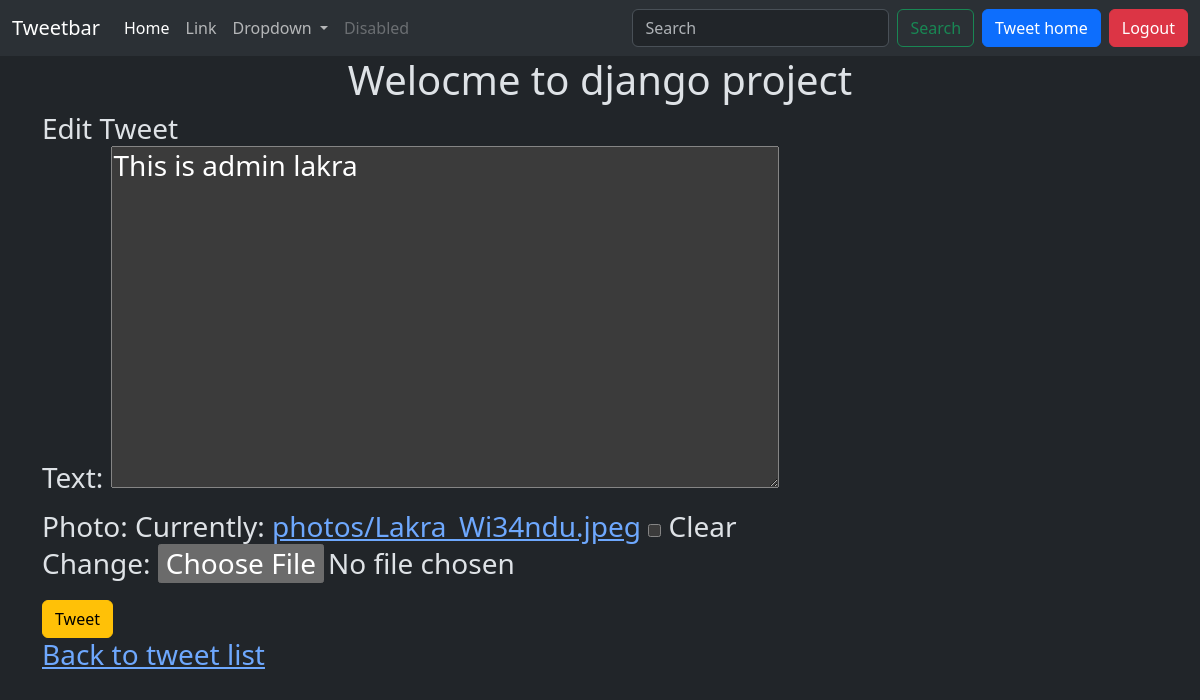
/tweet/3/edit/ (signed in), run on an earlier commit of the app's database.
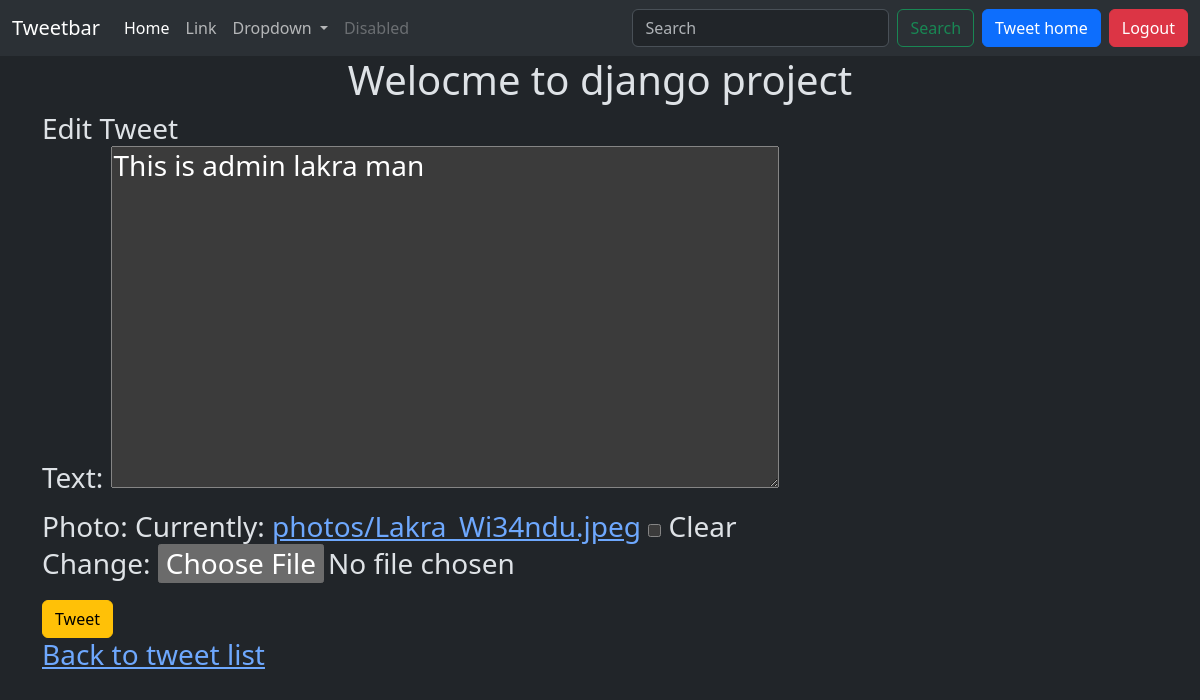
And on a later commit of the database.
### tweet/models.py (models this page shows, shortened)
class Tweet(models.Model):
    user=models.ForeignKey(User, on_delete=models.CASCADE)
    text=models.TextField(max_length=240)
    photo=models.ImageField(upload_to='photos/',
    blank=True,null=True)
    created_at = models.DateTimeField(auto_now_add=True)
    updated_at = models.DateTimeField(auto_now=True)

### tweet/views.py (the view)
# urls.py: path('<int:tweet_id>/edit/', views.tweet_edit, name='tweet_edit'),
@login_required
def tweet_edit(request, tweet_id):
    tweet=get_object_or_404(Tweet, pk=tweet_id, user=request.user)
    if request.method == "POST":
        form = TweetForm(request.POST, request.FILES, instance=tweet)
        if form.is_valid():
            tweet = form.save(commit=False)
            tweet.user = request.user
            tweet.save()
            return redirect('tweet_list')
    else:
        form=TweetForm(instance=tweet)
    return render(request, 'tweet_form.html',{'form':form})

### tweet/forms.py
class TweetForm(forms.ModelForm):
    class Meta:
        model = Tweet
        fields = ['text','photo']

### tweet/templates/tweet_form.html (shortened to what this page needs)
{% extends "layout.html" %}
{% block  content%}
<h1 class="text-center ">Welocme to django project</h1>
<h3>
    {% if form.instance.pk %} Edit Tweet
    {% else %} Create Tweet
    {% endif %}
    <form method="post" class="form" enctype="multipart/form-data">
        {{form.as_p}}
        <button class="btn btn-warning" type="submit"> Tweet</button>
    </form>
    <a href="{% url 'tweet_list' %}">Back to tweet list</a>
</h3>
{% endblock  %}

What changed in the data, as far as the page shows it:
changed Tweet: text "This is admin lakra" → "This is admin lakra man"
